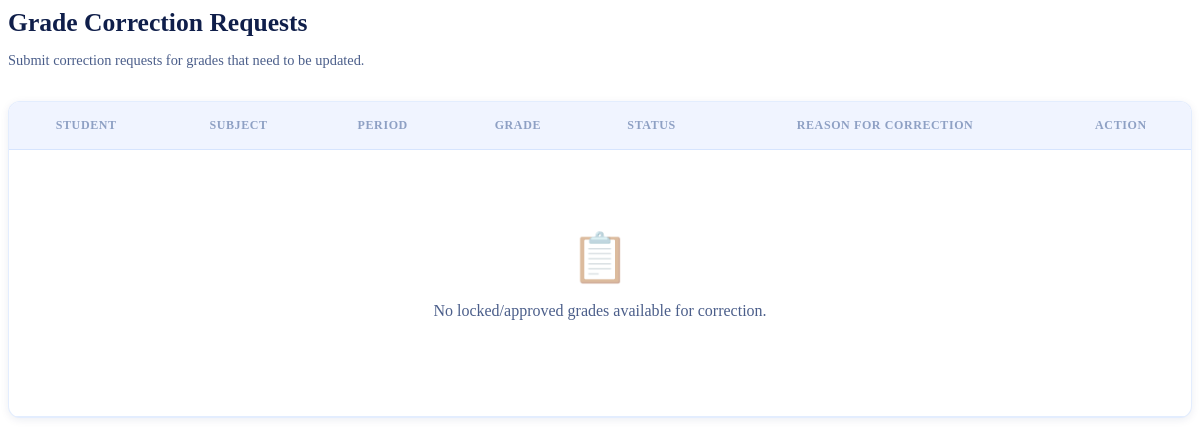
/faculty/request_correction.php (signed in), run on an earlier commit of the app's database.
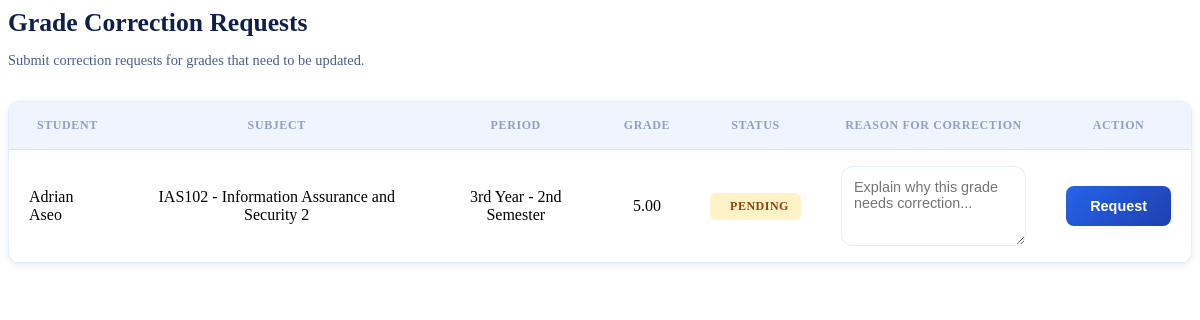
And on a later commit of the database.
### tables this page shows
CREATE TABLE `grades` (
  `grade_id` int(11) NOT NULL,
  `student_id` int(11) NOT NULL,
  `subject_id` int(11) NOT NULL,
  `academic_period` varchar(50) NOT NULL DEFAULT '3rd Year - 2nd Semester',
  `percentage` decimal(5,2) NOT NULL,
  `numeric_grade` decimal(3,2) NOT NULL,
  `remarks` varchar(20) NOT NULL,
  `status` enum('Pending','Returned','Approved') DEFAULT 'Pending',
  `is_locked` tinyint(1) DEFAULT 0
);

CREATE TABLE `users` (
  `user_id` int(11) NOT NULL,
  `full_name` varchar(100) NOT NULL,
  `program` varchar(100) DEFAULT NULL,
  `section` varchar(50) DEFAULT NULL,
  `year_level` tinyint(4) DEFAULT NULL,
  `email` varchar(100) NOT NULL,
  `password_hash` varchar(255) NOT NULL,
  `role_id` int(11) NOT NULL,
  `created_at` timestamp NOT NULL DEFAULT current_timestamp(),
  `is_active` tinyint(1) DEFAULT 1
);

CREATE TABLE `subjects` (
  `subject_id` int(11) NOT NULL,
  `subject_code` varchar(20) NOT NULL,
  `subject_name` varchar(100) NOT NULL,
  `faculty_id` int(11) NOT NULL
);

### faculty/request_correction.php (the view, shortened to what the changed rows need)
<?php
require_once __DIR__ . '/../config/db.php';
if ($_SERVER["REQUEST_METHOD"] !== "POST") {
    $faculty_id = $_SESSION['user_id'];
    $grades_query = "
        SELECT
            g.grade_id,
            u.full_name AS student_name,
            s.subject_code,
            s.subject_name,
            g.academic_period,
            g.percentage,
            g.numeric_grade,
            g.status,
            CASE WHEN gc.request_id IS NOT NULL THEN 1 ELSE 0 END AS has_pending_request
        FROM grades g
        JOIN users u ON g.student_id = u.user_id
        JOIN subjects s ON g.subject_id = s.subject_id
        LEFT JOIN grade_corrections gc ON g.grade_id = gc.grade_id AND gc.status IN ('Pending', 'Approved')
        WHERE s.faculty_id = ? AND g.is_locked = 1
        ORDER BY s.subject_code, u.full_name, g.academic_period
    ";
    $stmt = $conn->prepare($grades_query);
    $stmt->bind_param("i", $faculty_id);
    $stmt->execute();
    $grades_result = $stmt->get_result();
    $locked_grades = [];
    if ($grades_result) {
        while ($row = $grades_result->fetch_assoc()) {
            $locked_grades[] = $row;
        }
    }
    ?>
    <div>
        <div class="page-header">
            <h2>Grade Correction Requests</h2>
        </div>
            <div class="content-section">
            <?php if (count($locked_grades) > 0): ?>
            <div class="table-card">
                <div class="table-wrap">
                    <table class="grades-table">
                        <thead>
                            <tr>
                                <th>Student</th>
                                <th>Subject</th>
                                <th>Period</th>
                                <th>Grade</th>
                                <th>Status</th>
                                <th>Reason for Correction</th>
                                <th>Action</th>
                            </tr>
                        </thead>
                        <tbody>
                            <?php foreach ($locked_grades as $grade): ?>
                            <tr>
                                <td style="text-align: left;"><?= htmlspecialchars($grade['student_name'], ENT_QUOTES) ?></td>
                                <td><?= htmlspecialchars($grade['subject_code'] . ' - ' . $grade['subject_name'], ENT_QUOTES) ?></td>
                                <td><?= htmlspecialchars($grade['academic_period'], ENT_QUOTES) ?></td>
                                <td><?= htmlspecialchars($grade['numeric_grade'], ENT_QUOTES) ?></td>
                                <td>
                                    <?php
                                    $status = strtolower($grade['status']);
                                    $badge_class = ($status === 'approved') ? 'badge-approved' : 'badge-pending';
                                    $icon = ($status === 'approved') ? '<i class="bx bx-check-circle"></i>' : '<i class="bx bx-time"></i>';
                                    ?>
                                    <span class="badge-status <?= $badge_class ?>">
                                        <?= $icon ?> <?= htmlspecialchars($grade['status'], ENT_QUOTES) ?>
                                    </span>
                                </td>
                                <td>
                                    <form method="post">
                                        <textarea name="reason" placeholder="Explain why this grade needs correction..." required></textarea>
                                </td>
                                <td>
                                        <button type="submit" class="action-btn" <?php echo $grade['has_pending_request'] ? 'disabled title="Request already pending"' : ''; ?>>
                                            <?php echo $grade['has_pending_request'] ? 'Pending' : 'Request'; ?>
                                        </button>
                                </td>
                            </tr>
                            <?php endforeach; ?>
                        </tbody>
                    </table>
                </div>
            </div>
            <?php else: ?>
            <div class="table-card">
                <div class="table-wrap">
                    <table class="grades-table">
                        <thead>
                            <tr>
                                <th>Student</th>
                                <th>Subject</th>
                                <th>Period</th>
                                <th>Grade</th>
                                <th>Status</th>
                                <th>Reason for Correction</th>
                                <th>Action</th>
                            </tr>
                        </thead>
                        <tbody>
                            <tr>
                                <td colspan="7" style="text-align: center; padding: 2rem 1rem;">
                                    <div class="email-message">
                                        <div class="email-message-icon">📋</div>
                                        <p>No locked/approved grades available for correction.</p>
                                    </div>
                                </td>
                            </tr>
                        </tbody>
                    </table>
                </div>
            </div>
            <?php endif; ?>
        </div>
    </div>
    <?php
    exit;
}
?>

What changed in the data, as far as the page shows it:
added grades: student.full_name "Adrian Aseo", subject.subject_name "IAS102 - Information Assurance and Security 2", academic_period "3rd Year - 2nd Semester", numeric_grade "5.00", status "PENDING"
Also different on the page:
text no longer shown: "📋 No locked/approved grades available for correction."
